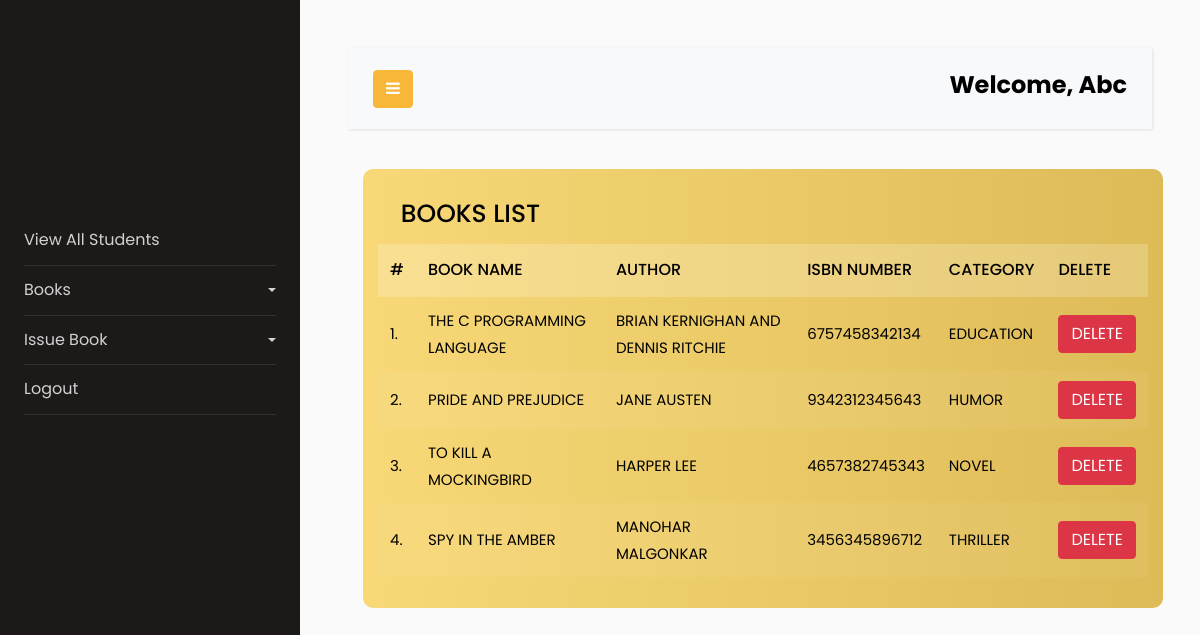
/view_books/ (signed in), run on the app's committed database.
### library/models.py (models this page shows, shortened)
class Book(models.Model):
    name = models.CharField(max_length=200)
    author = models.CharField(max_length=200)
    isbn = models.PositiveIntegerField()
    category = models.CharField(max_length=50)

### library/views.py (the view)
# urls.py: path("view_books/", views.view_books, name="view_books"),
@login_required(login_url='/admin_login')
def view_books(request):
    books = Book.objects.all()
    return render(request, "view_books.html", {'books': books})

### library/templates/view_books.html
{% extends 'admin_navbar.html' %}
{% load static %}
{% block body %}
<div class="container" style="margin-left: -0%;">
    <div class="row">
        <div class="col-md-offset-1 col-md-10">
            <div class="panel" style="width: 125%;">
                <div class="panel-heading">
                    <div class="row">
                        <div class="col col-sm-3 col-xs-12">
                            <h4 class="title">Books List</h4>
                        </div>
                    </div>
                </div>
                <div class="panel-body table-responsive" style="font-size: medium;">
                    <table class="table">
                        <thead>
                            <tr>
                                <th>#</th>
                                <th>Book Name</th>
                                <th>Author</th>
                                <th>ISBN Number</th>
                                <th>Category</th>
                                <th>Delete</th>
                            </tr>
                        </thead>
                        <tbody>
                            {% for book in books %}
                            <tr>
                                <td>{{forloop.counter}}.</td>
                                <td>{{book.name}}</td>
                                <td>{{book.author}}</td>
                                <td>{{book.isbn}}</td>
                                <td>{{book.category}}</td>
                                <td><a href="/delete_book/{{book.id}}/" class="btn btn-danger"
                                        onclick="return confirm('Are you sure you want to delete this book?')">
                                        Delete</a>
                                </td>
                            </tr>
                            {% endfor %}
                        </tbody>
                    </table>
                </div>
            </div>
        </div>
    </div>
</div>
{% endblock %}

### library/templates/admin_navbar.html (shortened to what this page needs)
<!doctype html>
<html lang="en">
<head>
  {% load static %}
  <link href="https://cdn.jsdelivr.net/npm/bootstrap@5.1.0/dist/css/bootstrap.min.css" rel="stylesheet"
>
  <link rel="stylesheet" href="https://stackpath.bootstrapcdn.com/font-awesome/4.7.0/css/font-awesome.min.css">
  <link rel="stylesheet" href="https://stackpath.bootstrapcdn.com/font-awesome/4.7.0/css/font-awesome.min.css">
  <link rel="stylesheet" href="{% static 'css/style.css' %}">
  <link rel="stylesheet" href="{% static 'css/table.css' %}">
</head>
<body>
  <div class="wrapper d-flex align-items-stretch">
    <nav id="sidebar">
      <div class="p-4 pt-5">
        <a href="#pageSubmenu" class="img logo rounded-circle mb-5"
          style="background-image: url('https://lh3.google.com/u/1/ogw/ADea4I77NHWQRvNoGTC42imJ6QmRbEtYMRspQgk-Rgnu=s192-c-mo');"></a>
        <ul class="list-unstyled components mb-5">
          <li>
            <a href="/view_students/">View All Students</a>
          </li>
          <li>
            <a href="#homeSubmenu" data-toggle="collapse" aria-expanded="false" class="dropdown-toggle">Books</a>
          </li>
          <li>
            <a href="#pageSubmenu" data-toggle="collapse" aria-expanded="false" class="dropdown-toggle">Issue Book</a>
          </li>
          <li>
            <a href="/logout/">Logout</a>
          </li>
        </ul>
      </div>
    </nav>
    <div id="content" class="p-4 p-md-5">
      <nav class="navbar navbar-expand-lg navbar-light bg-light">
        <div class="container-fluid">
          <button type="button" id="sidebarCollapse" class="btn btn-primary">
            <i class="fa fa-bars"></i>
          </button>
          <p class="mb-2" style="font-weight: bolder; font-size: x-large; color: #000; text-transform: capitalize;">Welcome, {{request.user}}</p>
        </div>
      </nav>
      {% block body %}
      {% endblock %}
      </div>
</body>
</html>

### library/static/css/table.css (style rules this page uses)
.panel { background: linear-gradient(to right, #f8d877, #ddbb57); padding: 15px; border-radius: 10px; border: none; color: #000; }
.panel .panel-heading { padding: 10px 10px; border-radius: 10px 10px 0 0; margin: 0; }
.panel .panel-heading .title { color: black; text-align: center; font-size: 25px; font-weight: 500; text-transform: uppercase; line-height: 40px; margin: 0; }
.panel .panel-body { padding: 0; }
.panel .panel-body .table thead tr th { color: black; background-color: rgba(255, 255, 255, 0.2); font-size: 16px; font-weight: 500; text-transform: uppercase; padding: 12px; border: none; }
.panel .panel-body .table tbody tr td { color: black; font-size: 15px; padding: 10px 12px; vertical-align: middle; text-transform: uppercase; border: none; }
.panel .panel-body .table tbody tr:nth-child(even) { background-color: rgba(255,255,255,0.05); }

### data on the page
Book: name "THE C PROGRAMMING LANGUAGE", author "BRIAN KERNIGHAN AND DENNIS RITCHIE", isbn "6757458342134", category "EDUCATION"
Book: name "PRIDE AND PREJUDICE", author "JANE AUSTEN", isbn "9342312345643", category "HUMOR"
Book: name "TO KILL A MOCKINGBIRD", author "HARPER LEE", isbn "4657382745343", category "NOVEL"
Book: name "SPY IN THE AMBER", author "MANOHAR MALGONKAR", isbn "3456345896712", category "THRILLER"

### other printed values
{{ request.user }} "Abc"
